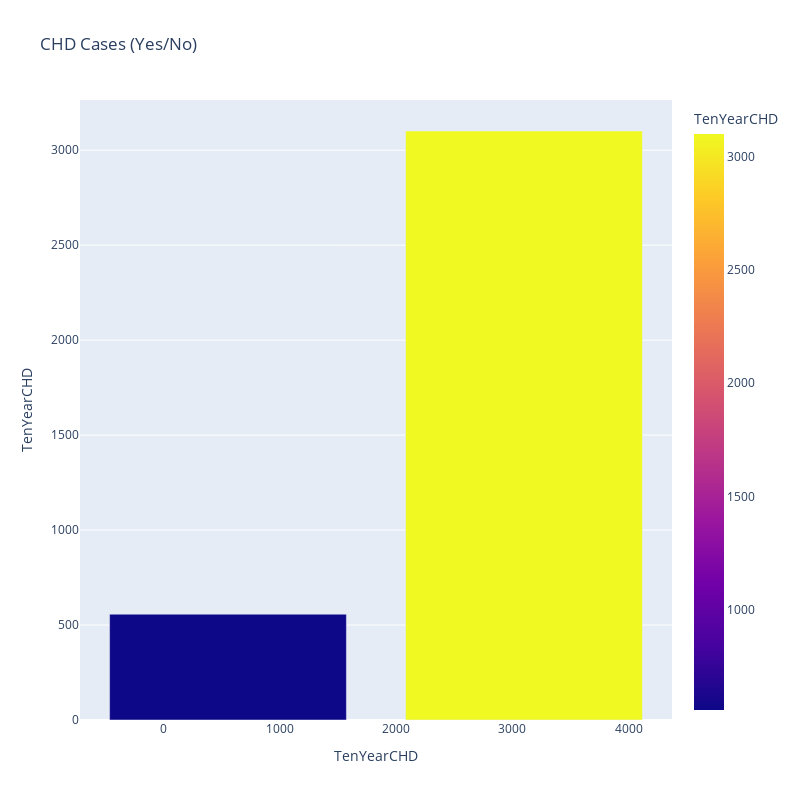

Notebook code for this chart:
### Code cell
# plot the bar chart for TenYearCHD using plotly with size 20 x 20

chd_bar = px.bar(chd_df, x='TenYearCHD', y='TenYearCHD', title='CHD Cases (Yes/No)', color = 'TenYearCHD')
chd_bar.update_layout(    width=800,     height=800  )
chd_bar.show()

### Figure 1 — Plotly figure (JSON) as saved in the notebook; plotly's stock layout.template omitted (floating-point values rounded to 4 significant figures)
{"data": [{"alignmentgroup": "True", "hovertemplate": "TenYearCHD=%{marker.color}<extra></extra>", "legendgroup": "", "marker": {"color": [3101, 557], "coloraxis": "coloraxis", "pattern": {"shape": ""}}, "name": "", "offsetgroup": "", "orientation": "v", "showlegend": false, "textposition": "auto", "type": "bar", "x": [3101, 557], "xaxis": "x", "y": [3101, 557], "yaxis": "y"}], "layout": {"barmode": "relative", "coloraxis": {"colorbar": {"title": {"text": "TenYearCHD"}}, "colorscale": [[0, "#0d0887"], [0.1111, "#46039f"], [0.2222, "#7201a8"], [0.3333, "#9c179e"], [0.4444, "#bd3786"], [0.5556, "#d8576b"], [0.6667, "#ed7953"], [0.7778, "#fb9f3a"], [0.8889, "#fdca26"], [1, "#f0f921"]]}, "height": 800, "legend": {"tracegroupgap": 0}, "title": {"text": "CHD Cases (Yes/No)"}, "width": 800, "xaxis": {"anchor": "y", "domain": [0, 1], "title": {"text": "TenYearCHD"}}, "yaxis": {"anchor": "x", "domain": [0, 1], "title": {"text": "TenYearCHD"}}}}
